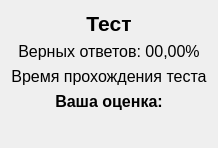
      <widget class="QWidget" name="pageResult">
       <layout class="QVBoxLayout" name="verticalLayout_8">
        <item>
         <widget class="QLabel" name="labelResultTest">
          <property name="sizePolicy">
           <sizepolicy hsizetype="Preferred" vsizetype="Fixed">
            <horstretch>0</horstretch>
            <verstretch>0</verstretch>
           </sizepolicy>
          </property>
          <property name="font">
           <font>
            <pointsize>16</pointsize>
            <weight>75</weight>
            <bold>true</bold>
           </font>
          </property>
          <property name="text">
           <string>Тест</string>
          </property>
          <property name="alignment">
           <set>Qt::AlignCenter</set>
          </property>
         </widget>
        </item>
        <item>
         <widget class="QLabel" name="labelResultPrec">
          <property name="sizePolicy">
           <sizepolicy hsizetype="Preferred" vsizetype="Fixed">
            <horstretch>0</horstretch>
            <verstretch>0</verstretch>
           </sizepolicy>
          </property>
          <property name="font">
           <font>
            <pointsize>12</pointsize>
           </font>
          </property>
          <property name="text">
           <string>Верных ответов: 00,00%</string>
          </property>
          <property name="alignment">
           <set>Qt::AlignCenter</set>
          </property>
         </widget>
        </item>
        <item>
         <widget class="QLabel" name="labelResultTime">
          <property name="sizePolicy">
           <sizepolicy hsizetype="Preferred" vsizetype="Fixed">
            <horstretch>0</horstretch>
            <verstretch>0</verstretch>
           </sizepolicy>
          </property>
          <property name="font">
           <font>
            <pointsize>12</pointsize>
           </font>
          </property>
          <property name="text">
           <string>Время прохождения теста</string>
          </property>
          <property name="alignment">
           <set>Qt::AlignCenter</set>
          </property>
         </widget>
        </item>
        <item>
         <widget class="QLabel" name="labelResultOcenk">
          <property name="sizePolicy">
           <sizepolicy hsizetype="Preferred" vsizetype="Fixed">
            <horstretch>0</horstretch>
            <verstretch>0</verstretch>
           </sizepolicy>
          </property>
          <property name="font">
           <font>
            <pointsize>12</pointsize>
            <weight>75</weight>
            <bold>true</bold>
           </font>
          </property>
          <property name="text">
           <string>Ваша оценка:</string>
          </property>
          <property name="alignment">
           <set>Qt::AlignCenter</set>
          </property>
         </widget>
        </item>
        <item>
         <layout class="QHBoxLayout" name="horizontalLayout_5">
          <property name="sizeConstraint">
           <enum>QLayout::SetMaximumSize</enum>
          </property>
          <item>
           <spacer name="horizontalSpacer_5">
            <property name="orientation">
             <enum>Qt::Horizontal</enum>
            </property>
            <property name="sizeHint" stdset="0">
             <size>
              <width>40</width>
              <height>20</height>
             </size>
            </property>
           </spacer>
          </item>
          <item>
           <widget class="QLabel" name="labelResultImg">
            <property name="sizePolicy">
             <sizepolicy hsizetype="Preferred" vsizetype="Preferred">
              <horstretch>0</horstretch>
              <verstretch>0</verstretch>
             </sizepolicy>
            </property>
            <property name="pixmap">
             <pixmap>:/images/2.svg</pixmap>
            </property>
            <property name="scaledContents">
             <bool>false</bool>
            </property>
            <property name="alignment">
             <set>Qt::AlignCenter</set>
            </property>
            <property name="wordWrap">
             <bool>false</bool>
            </property>
            <property name="openExternalLinks">
             <bool>false</bool>
            </property>
           </widget>
          </item>
          <item>
           <spacer name="horizontalSpacer_6">
            <property name="orientation">
             <enum>Qt::Horizontal</enum>
            </property>
            <property name="sizeType">
             <enum>QSizePolicy::Expanding</enum>
            </property>
            <property name="sizeHint" stdset="0">
             <size>
              <width>40</width>
              <height>20</height>
             </size>
            </property>
           </spacer>
          </item>
         </layout>
        </item>
       </layout>
      </widget>
